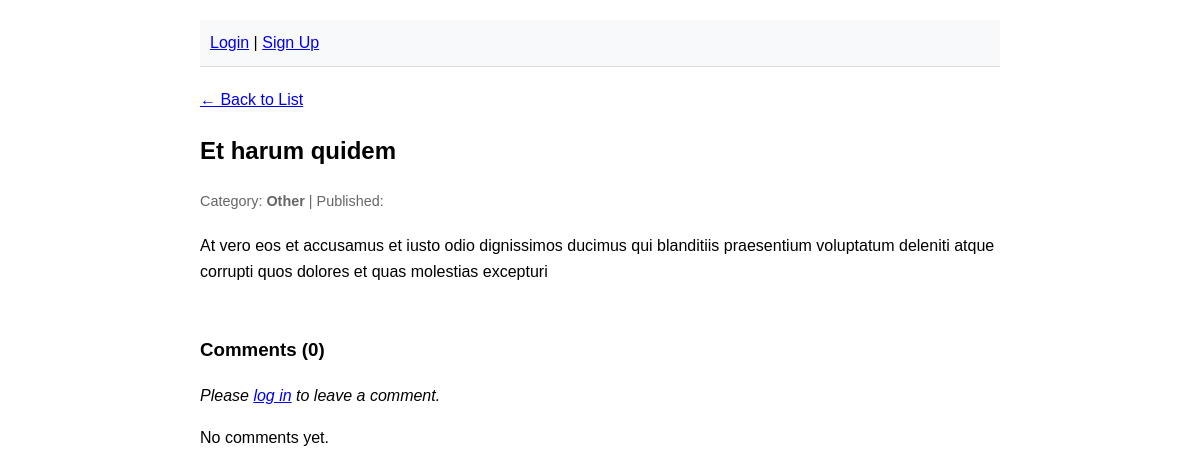
The page /articles/2 on the database its author committed.
### blog/models.py (models this page shows, shortened)
class Article(models.Model):
    id = models.AutoField(primary_key=True)
    title = models.CharField(max_length=255)
    content = models.TextField()
    publish_date = models.DateTimeField(auto_now_add=True)
    category = models.ForeignKey(
        Category, on_delete=models.CASCADE, related_name="articles"
    )

class Category(models.Model):
    id = models.AutoField(primary_key=True)
    name = models.CharField(max_length=255)
    description = models.TextField()

### blog/views.py (the view)
# urls.py: path("articles/<int:article_id>", views.article_details, name="article_details"),
def article_details(request, article_id):
    article = Article.objects.filter(id=article_id).first()
    comments = article.comments.all().order_by("-posted_at")
    if request.method == "POST":
        if not request.user.is_authenticated:
            return redirect("login")
        form = CommentForm(request.POST)
        if form.is_valid():
            comment = form.save(commit=False)
            comment.article = article
            comment.author = request.user
            comment.save()
            return redirect("article_details", article_id=article.id)
    else:
        form = CommentForm()
    return render(
        request,
        "article_details.html",
        {"article": article, "comments": comments, "form": form},
    )

### blog/templates/article_details.html (shortened to what this page needs)
{% extends 'base.html' %}
{% block content %}
<a href="{% url 'article_list' %}">← Back to List</a>
<article>
  <h1>{{ article.title }}</h1>
  <div class="meta">
    <span>Category: <strong>{{ article.category.name }}</strong></span> |
    <span>Published: {{ article.pub_date|date:"F j, Y" }}</span>
  </div>
  <div class="content" style="margin-top: 20px">
    {{ article.content|linebreaks }}
  </div>
</article>
<section style="margin-top: 50px;">
  <h3>Comments ({{ comments.count }})</h3>
  {% if user.is_authenticated %}
      <form method="post" style="margin-bottom: 30px;">
          {% csrf_token %}
          {{ form.text }}
          <br>
          <button type="submit" style="margin-top: 10px; padding: 8px 16px;">Post Comment</button>
      </form>
  {% else %}
      <p><em>Please <a href="{% url 'login' %}">log in</a> to leave a comment.</em></p>
  {% endif %}
  {% for comment in comments %}
      <div style="background: #f4f4f4; padding: 15px; border-radius: 8px; margin-bottom: 10px; position: relative;">
          <p style="margin: 0;"><strong>{{ comment.author.username }}</strong>
             <small style="color: #888;">- {{ comment.posted_at|timesince }} ago</small>
          </p>
          <p style="margin-top: 5px;">{{ comment.text }}</p>
          {% if comment.author == user %}
          <form action="{% url 'comment_delete' comment.id %}" method="post" style="display:inline;">
            {% csrf_token %}
            <button type="submit">
              Delete
            </button>
          </form>
          {% endif %}
      </div>
  {% empty %}
      <p>No comments yet.</p>
  {% endfor %}
</section>
{% endblock %}

### blog/templates/base.html (style rules this page uses)
body { font-family: sans-serif; line-height: 1.6; max-width: 800px; margin: 0 auto; padding: 20px; }
.meta { color: #666; font-size: 0.9em; }

### rows shown on the page
Article: title "Et harum quidem", category.name "Other", content "At vero eos et accusamus et iusto odio dignissimos ducimus qui blanditiis praesentium voluptatum deleniti atque corrupti quos dolores et quas molestias excepturi"

### other values the page prints
{{ comments.count }} "0"
